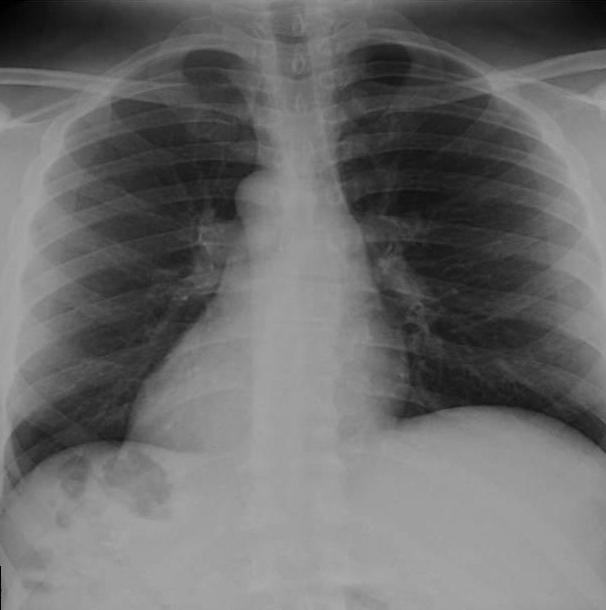
#> input picture xray.jpg, 606 x 610 px
$ jupyter execute histogram_equalization.ipynb   (shell and % lines are left out)
#> lines starting #> are read from the running program, lines starting #| are printed output that depends on the picture
[cell 1]
# importing important libraries
import os                  # Easy to create, read, delete from a file system
import cv2                 # openCV library for basic image read, write operations
import numpy as np         # numpy for matrix operations and other numerical stps
import matplotlib.pyplot as plt         # for plotting images and graphs

[cell 2]
# loading the image and displaying it
img = cv2.imread('xray.jpg')  # reads image in BGR format
#> img is the input picture: shape (610, 606, 3); min 0, max 170, mean 106.9

plt.imshow(img)

[cell 3]
# 1 - Calculating the image's normalized intensity histogram 𝑝𝑟(𝑟𝑘)

# Find the frequency of the pixels in range 0 to 255 - the image is grayscale.
hist_graph, bins = np.histogram(img, 256, [0, 256])
#> hist_graph = 256 values, max 42882 at index 158, min 0 at index 171, mean 4332; bins = 257 values from 0 to 256

# displaying resultant histogram equalization graph
plt.plot(hist_graph)
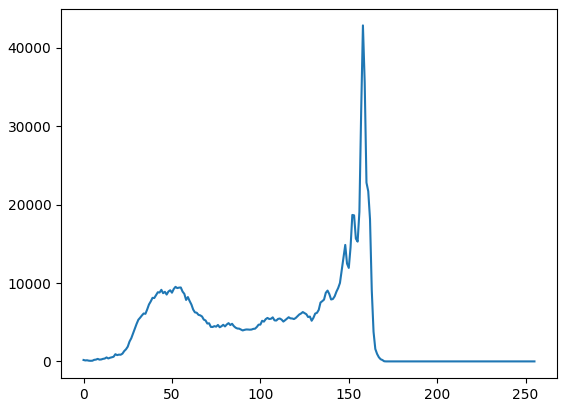
#> figure drawn by matplotlib, 1 panel; curve peaks at x = 158, y = 42882

[cell 4]
# 2 - Calculating the cumulative distributive function of the above histogram.

# using numpy function, numpy.cumsum to calculate CDF
cdf = hist_graph.cumsum()
#> cdf = 256 values from 180 to 1108980

# displaying cdf plot
plt.plot(cdf)
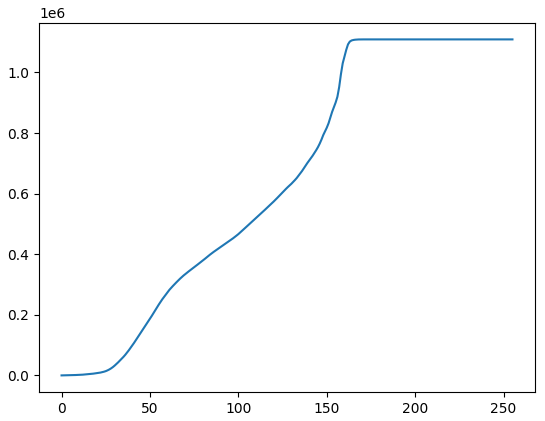
#> figure drawn by matplotlib, 1 panel; curve peaks at x = 170, y = 1108980

[cell 5]
from numpy.ma.core import diff
# 3 - Applying intensity transformation to get histogram equalized output of input image

# masking cdf and applying equalizing function
cdfMasked = np.ma.masked_equal(cdf, 0)
cdfDiff = cdfMasked.max() - cdfMasked.min()
#> cdfDiff = 1108800
# L = 256, so L-1 = 255
cdfMasked = (cdfMasked - cdfMasked.min()) * (255) / cdfDiff
equalizeFunction = np.ma.filled(cdfMasked, 0).astype('uint8')
#> equalizeFunction = 256 values from 0 to 255
hist_equal = equalizeFunction[img]
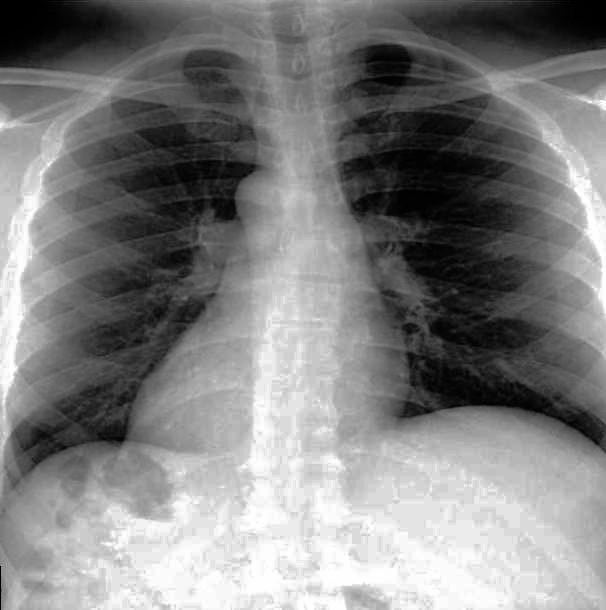
#> hist_equal: shape (610, 606, 3); min 0, max 255, mean 128.3

# displaying histogram equalized result of original input image
plt.imshow(hist_equal)

[cell 6]
# Equalize the image

# 4 - Calculating the normalized intensity histogram of the previous output image
equalizedHist, bins = np.histogram(hist_equal, 256, [0, 256])
#> equalizedHist = 256 values, max 42882 at index 228, min 0 at index 10, mean 4332
equalizedCdf = equalizedHist.cumsum()
#> equalizedCdf = 256 values from 4488 to 1108980

# displaying the result graph - adding flatten() since hist() must have a dimension of 2 or lesser
plt.hist(hist_equal.flatten(), 256, [0, 256], color='r')
plt.plot(equalizedCdf * equalizedHist.max() / equalizedCdf.max(), color='b')
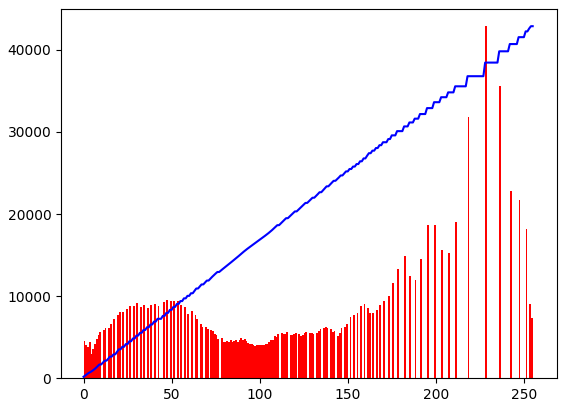
#> figure drawn by matplotlib, 1 panel; tallest bar 42882 high, from x = 228 to 229; curve peaks at x = 255, y = 42882
